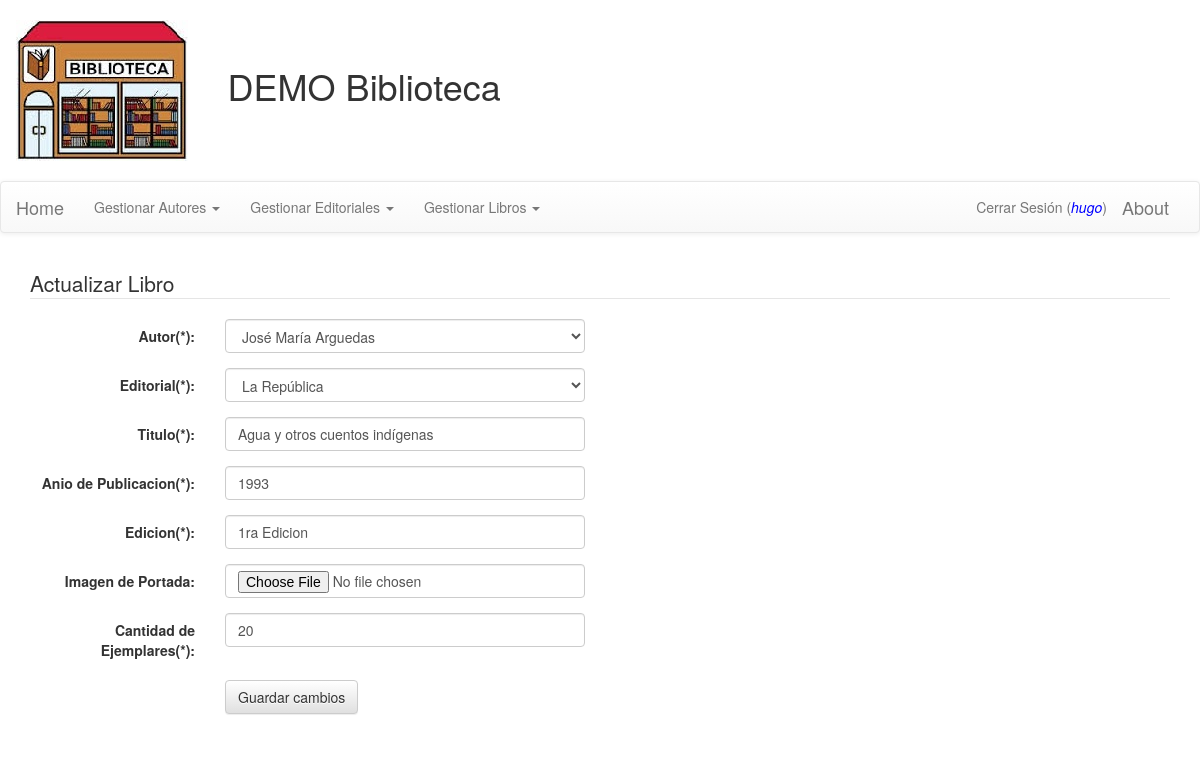
Screenshot of /biblioteca/libro/update/2/ (signed in) with the database file from the repository.
### biblioteca/models.py (models this page shows, shortened)
class Libro(models.Model):
    autor = models.ForeignKey(Autor, on_delete=models.PROTECT)
    editorial = models.ForeignKey(Editorial, on_delete=models.PROTECT)
    titulo = models.CharField(max_length=250)
    anhopublicacion = models.IntegerField()
    edicion = models.CharField(max_length=20)
    imagenportada = models.ImageField(blank=True, null=True)
    cantidadejemplares = models.IntegerField(default=0)
    class Meta:
        ordering = ['titulo', 'autor', 'editorial']

class Editorial(models.Model):
    editorial = models.CharField(max_length=150)
    class Meta:
        ordering = ['editorial']
    def __str__(self):
        return self.editorial

### biblioteca/views.py (the view)
# urls.py: url(r'^libro/update/(?P<id>\d+)/$',views.LibroUpdate, name='biblioteca/libro/update'),
@login_required
def LibroUpdate(request, id):
    template_name = 'biblioteca/mtnlibro/libro.html'
    instance = get_object_or_404(Libro, id=id)
    form_class = LibroForm(request.POST or None, instance=instance)
    global resultado
    if form_class.is_valid():
        form_class.save()
        form_class = LibroForm()
        resultado = "LIBRO ACTUALIZADO CON EXITO"
        return HttpResponseRedirect('/biblioteca/libro/listar')
    context = {
        "form": form_class,
        "resultado": resultado
    }
    resultado = ""
    return render(request, template_name, context)

### biblioteca/forms.py
class LibroForm(forms.ModelForm):
    class Meta:
        model = Libro
        fields = ['autor', 'editorial', 'titulo', 'anhopublicacion', 'edicion', 'imagenportada', 'cantidadejemplares']
        labels = {
            "autor": "Autor(*)",
            "editorial": "Editorial(*)",
            "titulo": "Titulo(*)",
            "anhopublicacion": "Anio de Publicacion(*)",
            "edicion": "Edicion(*)",
            "imagenportada": "Imagen de Portada",
            "cantidadejemplares": "Cantidad de Ejemplares(*)"
        }
    def __init__(self, *args, **kwargs):
        super(LibroForm, self).__init__(*args, **kwargs)
        for field in iter(self.fields):
            self.fields[field].widget.attrs.update({
                'class': 'form-control'
        })

### biblioteca/models.py (called while the page is built)
    def __str__(self):
        return self.nombre

### biblioteca/templates/biblioteca/mtnlibro/libro.html (shortened to what this page needs)
<!DOCTYPE html>
<html>
<head>
{% load static %}
{% include ".././menu.html" %}
</head>
<body>
	<div class="container">
		<fieldset>
			<form class="form-horizontal" action="" enctype="multipart/form-data"
				method="POST">
				{% if not form.titulo.value %}
				  <legend>Ingresar Libro</legend>
				{% else %}
				  <legend>Actualizar Libro</legend>
				{% endif %}
				{% for field in form %}
				  <div class="form-group">
				    <label class="col-sm-2 control-label">{{ field.label_tag }}</label>
				      <div class="col-sm-4">
				        {{ field }}
				      </div>
				  </div>
				{% endfor %}
				<div class="form-group">
					<div class="col-sm-offset-2 col-sm-10">
						<button type="submit" class="btn btn-default">
						  Guardar cambios
						</button>
					</div>
				</div>
			</form>
		</fieldset>
	</div>
	<br />
	<br />
</body>
</html>

### biblioteca/templates/biblioteca/menu.html (shortened to what this page needs)
<!DOCTYPE html>
<html>
<head>
{% load static %}
<link href="{% static 'biblioteca/bootstrap/bootstrap-3.3.6/css/bootstrap.css' %}" rel="stylesheet">
<link href="{% static 'biblioteca/bootstrap/bootstrap-3.3.6/css/bootstrap-theme.css' %}" rel="stylesheet">
</head>
<body>
	<table>
	    <tr>
 	        <td><br />&nbsp;&nbsp;&nbsp;&nbsp;<img src="{% static 'biblioteca/images/logo.jpg' %}" /></td>
	        <td><h1>&nbsp;&nbsp;&nbsp;&nbsp;DEMO Biblioteca</h1></td>
	    </tr>
	</table>
	<br />
	<nav class="navbar navbar-default">
	<div class="container-fluid">
		<div class="navbar-header">
			<a class="navbar-brand" href='/biblioteca'>Home</a>
		</div>
		<div class="collapse navbar-collapse"
			id="bs-example-navbar-collapse-1">
			<ul class="nav navbar-nav">
				<li class="dropdown"><a href='#' class="dropdown-toggle"
					data-toggle="dropdown" role="button" aria-haspopup="true"
					aria-expanded="false">Gestionar Autores <span class="caret"></span></a>
				</li>
				<li class="dropdown"><a href='#' class="dropdown-toggle"
					data-toggle="dropdown" role="button" aria-haspopup="true"
					aria-expanded="false">Gestionar Editoriales <span class="caret"></span></a>
				</li>
				<li class="dropdown"><a href='#' class="dropdown-toggle"
					data-toggle="dropdown" role="button" aria-haspopup="true"
					aria-expanded="false">Gestionar Libros <span class="caret"></span></a>
				</li>
			</ul>
			<ul class="nav navbar-nav navbar-right">
			  {% if user.is_authenticated %}
			    <li>
				   <a href="{% url 'logout' %}">Cerrar Sesi&oacute;n (<i style="color: blue">{{ user.username }}</i>)</a>
				</li>
			  {% else %}
			    <li>
				   <a href="{% url 'login' %}">Iniciar Sesi&oacute;n</a>
				</li>
			  {% endif %}
			    <li>
			      <a class="navbar-brand" data-toggle="modal" data-target="#myModal" href='#' />About</a>
			    </li>
			</ul>
		</div>
	</div>
	 </nav>
</body>
</html>

### rows the page displays
Libro: form "José María Arguedas" "Agua y otros cuentos indígenas" "1993" "1ra Edicion" "20"
Editorial: form "La República"

### other values shown
{{ user.username }} "hugo"
{{ field.label_tag }} "Autor(*):" "Editorial(*):" "Titulo(*):" "Anio de Publicacion(*):" "Edicion(*):" "Imagen de Portada:" "Cantidad de Ejemplares(*):"
